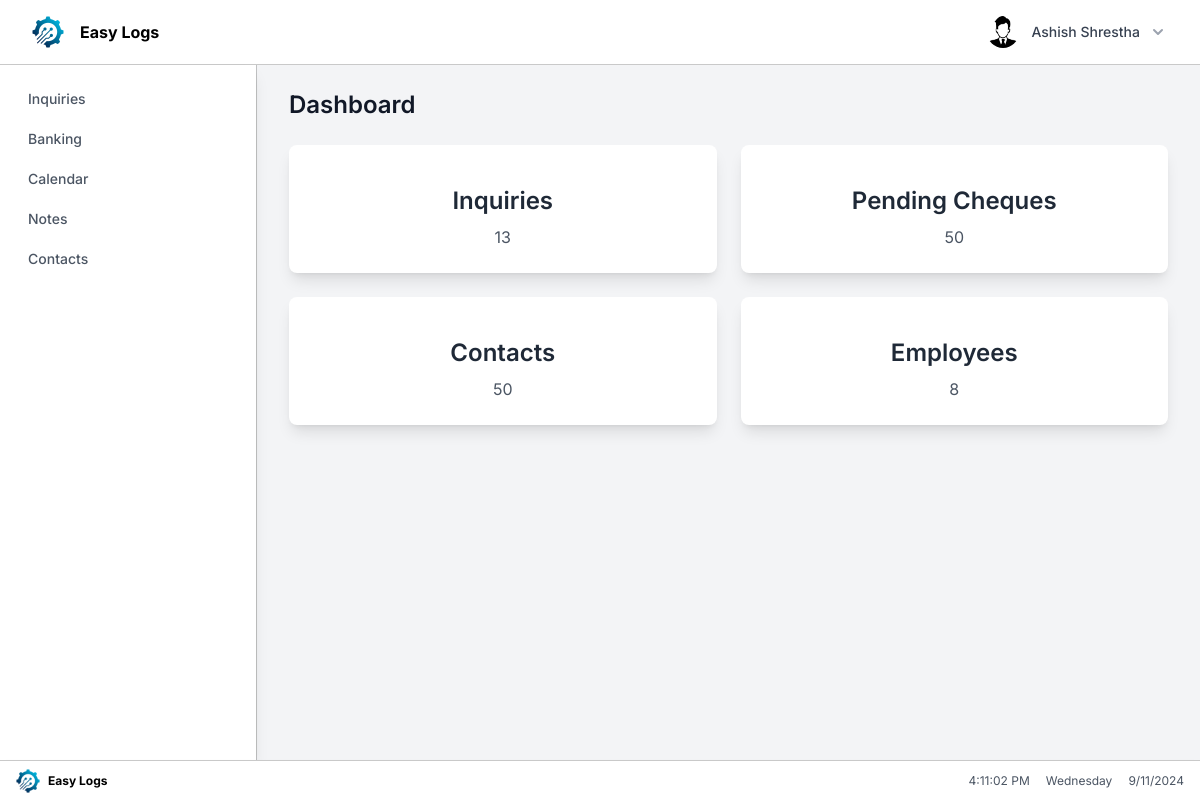
/users_dashboard/ (signed in), run on the app's committed database.
### userauths/models.py (models this page shows)
class Employee(models.Model):
    user = models.OneToOneField(User, on_delete=models.CASCADE)
    first_name = models.CharField(max_length=100)
    last_name = models.CharField(max_length=100)
    email = models.EmailField()
    address = models.TextField()
    contact = models.CharField(max_length=15)
    age = models.PositiveIntegerField()
    profile_image = models.ImageField(upload_to='profile_images/', blank=True, null=True)

### userauths/views.py (the view)
# urls.py: path('users_dashboard/', views.users_dashboard , name="users_dashboard"),
@login_required
def users_dashboard(request):
    user = request.user
    employee = Employee.objects.filter(user=user).first()
    context = {
        'employee': employee,
    }
    return render(request, "Users/users_dashboard.html", context)

### Templates/Users/users_dashboard.html (shortened to what this page needs)
<!DOCTYPE html>
<html lang="en">
<head>
    <script src="https://cdn.tailwindcss.com"></script>
    <link href="https://cdn.jsdelivr.net/npm/remixicon@3.5.0/fonts/remixicon.css" rel="stylesheet">
</head>
<body class="bg-gray-100 flex flex-col min-h-screen">
    <nav class="bg-white shadow-md" style="border-bottom: 1px solid rgba(0, 0, 0, 0.212);">
        <div class="max-w-7xl mx-auto px-4 sm:px-6 lg:px-8">
            <div class="flex justify-between h-16">
                <div class="flex-shrink-0 flex items-center">
                    <img class="h-8 w-auto" src="/static/images/Logo.png" alt="Easy Logs"> <b class="px-4" >Easy Logs</b>
                </div>
                <div class="flex items-center">
                    <div class="ml-3 relative">
                        <div>
                            <button type="button" class="flex items-center max-w-xs bg-white rounded-full focus:outline-none focus:ring-2 focus:ring-offset-2 focus:ring-indigo-500" id="user-menu-button" aria-expanded="false" aria-haspopup="true">
                                <img class="h-8 w-8 rounded-full" src="{{ employee.profile_image.url }}" alt="User profile">
                                <span class="ml-3 text-sm font-medium text-gray-700">{{ employee.first_name }} {{ employee.last_name }}</span>
                                <svg class="ml-2 h-5 w-5 text-gray-400" xmlns="http://www.w3.org/2000/svg" viewBox="0 0 20 20" fill="currentColor" aria-hidden="true">
                                    <path fill-rule="evenodd" d="M5.293 7.293a1 1 0 011.414 0L10 10.586l3.293-3.293a1 1 0 111.414 1.414l-4 4a1 1 0 01-1.414 0l-4-4a1 1 0 010-1.414z" clip-rule="evenodd" />
                                </svg>
                            </button>
                        </div>
                    </div>
                </div>
            </div>
        </div>
    </nav>
    <div class="flex flex-1 bg-gray-100">
        <div class="hidden md:flex md:flex-shrink-0"  style="border-right: 1px solid rgba(0, 0, 0, 0.212)" >
            <div class="flex flex-col w-64">
                <div class="flex flex-col h-0 flex-1 bg-white shadow-lg">
                    <nav class="flex-1 px-2 py-4 space-y-1">
                        <div x-data="{ open: false }">
                            <button @click="open = !open" class="sidebar-button w-full flex items-center px-2 py-2 text-sm font-medium text-gray-600 rounded-md hover:bg-gray-50 hover:text-gray-900">
                                Inquiries
                            </button>
                        </div>
                        <div x-data="{ open: false }">
                            <button @click="open = !open" class="sidebar-button w-full flex items-center px-2 py-2 text-sm font-medium text-gray-600 rounded-md hover:bg-gray-50 hover:text-gray-900">
                                Banking
                            </button>
                        </div>
                        <a href="#" class="flex items-center px-2 py-2 text-sm font-medium text-gray-600 rounded-md hover:bg-gray-50 hover:text-gray-900">
                            Calendar
                        </a>
                        <a href="#" class="flex items-center px-2 py-2 text-sm font-medium text-gray-600 rounded-md hover:bg-gray-50 hover:text-gray-900">
                            Notes
                        </a>
                        <a href="#" class="flex items-center px-2 py-2 text-sm font-medium text-gray-600 rounded-md hover:bg-gray-50 hover:text-gray-900">
                            Contacts
                        </a>
                    </nav>
                </div>
            </div>
        </div>
        <div class="flex-1 overflow-auto focus:outline-none">
            <main class="flex-1 relative z-0 overflow-y-auto py-6 focus:outline-none">
                <div class="max-w-7xl mx-auto px-4 sm:px-6 md:px-8">
                    <h1 class="text-2xl font-semibold text-gray-900 mb-6"> Dashboard</h1>
                </div>
                <div class="max-w-7xl mx-auto px-4 sm:px-6 md:px-8">
                    <div class="grid grid-cols-2 gap-6">
                        <div class="dashboard-card bg-white rounded-lg shadow-lg p-6 flex flex-col items-center justify-center transform transition-all duration-300 hover:shadow-xl">
                            <h2 class="text-2xl font-semibold text-gray-800">Inquiries</h2>
                            <p class="text-gray-600 mt-2">13</p>
                        </div>
                        <div class="dashboard-card bg-white rounded-lg shadow-lg p-6 flex flex-col items-center justify-center transform transition-all duration-300 hover:shadow-xl">
                            <h2 class="text-2xl font-semibold text-gray-800">Pending Cheques</h2>
                            <p class="text-gray-600 mt-2">50</p>
                        </div>
                        <div class="dashboard-card bg-white rounded-lg shadow-lg p-6 flex flex-col items-center justify-center transform transition-all duration-300 hover:shadow-xl">
                            <h2 class="text-2xl font-semibold text-gray-800">Contacts</h2>
                            <p class="text-gray-600 mt-2">50</p>
                        </div>
                        <div class="dashboard-card bg-white rounded-lg shadow-lg p-6 flex flex-col items-center justify-center transform transition-all duration-300 hover:shadow-xl">
                            <h2 class="text-2xl font-semibold text-gray-800">Employees</h2>
                            <p class="text-gray-600 mt-2">8</p>
                        </div>
                    </div>
                </div>
            </main>
        </div>
    </div>
    <footer class="bg-white shadow-md h-10 w-full flex items-center justify-between px-4 text-xs" style="border-top: 1px solid rgba(0, 0, 0, 0.212);">
        <div class="flex-shrink-0 flex items-center">
            <img class="h-6 w-auto" src="/static/images/Logo.png" alt="Easy Logs"> <b class="px-2" >Easy Logs</b>
        </div>
        <div class="flex items-center space-x-4">
            <div id="current-time" class="text-gray-600"></div>
            <div id="current-day" class="text-gray-600"></div>
            <div id="current-date" class="text-gray-600"></div>
        </div>
    </footer>
</body>
</html>

### Templates/Users/users_dashboard.html (style rules this page uses)
body { font-family: 'Inter', sans-serif; }
.dashboard-card { transition: all 0.3s ease; }

### data on the page
Employee: profile_image (picture), first_name "Ashish", last_name "Shrestha"
